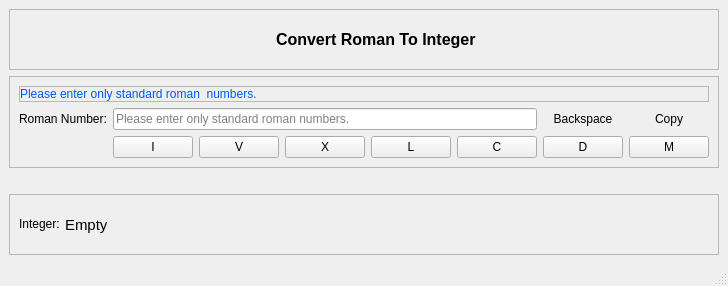
<?xml version="1.0" encoding="UTF-8"?>
<ui version="4.0">
 <class>MainWindow</class>
 <widget class="QMainWindow" name="MainWindow">
  <property name="geometry">
   <rect>
    <x>0</x>
    <y>0</y>
    <width>695</width>
    <height>286</height>
   </rect>
  </property>
  <property name="windowTitle">
   <string>RomanToInteger</string>
  </property>
  <widget class="QWidget" name="centralwidget">
   <layout class="QGridLayout" name="gridLayout_2">
    <item row="2" column="0">
     <spacer name="horizontalSpacer_3">
      <property name="orientation">
       <enum>Qt::Orientation::Horizontal</enum>
      </property>
      <property name="sizeHint" stdset="0">
       <size>
        <width>40</width>
        <height>20</height>
       </size>
      </property>
     </spacer>
    </item>
    <item row="1" column="0">
     <widget class="QFrame" name="frame">
      <property name="frameShape">
       <enum>QFrame::Shape::StyledPanel</enum>
      </property>
      <layout class="QGridLayout" name="gridLayout">
       <item row="4" column="1" colspan="3">
        <layout class="QHBoxLayout" name="horizontalLayout">
         <item>
          <widget class="QPushButton" name="buttonI">
           <property name="toolTip">
            <string>I (Roman Number)</string>
           </property>
           <property name="text">
            <string>I</string>
           </property>
          </widget>
         </item>
         <item>
          <widget class="QPushButton" name="buttonV">
           <property name="toolTip">
            <string>V (Roman Number)</string>
           </property>
           <property name="text">
            <string>V</string>
           </property>
          </widget>
         </item>
         <item>
          <widget class="QPushButton" name="buttonX">
           <property name="toolTip">
            <string>X (Roman Number)</string>
           </property>
           <property name="text">
            <string>X</string>
           </property>
          </widget>
         </item>
         <item>
          <widget class="QPushButton" name="buttonL">
           <property name="toolTip">
            <string>L (Roman Number)</string>
           </property>
           <property name="text">
            <string>L</string>
           </property>
          </widget>
         </item>
         <item>
          <widget class="QPushButton" name="buttonC">
           <property name="toolTip">
            <string>C (Roman Number)</string>
           </property>
           <property name="text">
            <string>C</string>
           </property>
          </widget>
         </item>
         <item>
          <widget class="QPushButton" name="buttonD">
           <property name="toolTip">
            <string>D (Roman Number)</string>
           </property>
           <property name="text">
            <string>D</string>
           </property>
          </widget>
         </item>
         <item>
          <widget class="QPushButton" name="buttonM">
           <property name="toolTip">
            <string>M (Roman Number)</string>
           </property>
           <property name="text">
            <string>M</string>
           </property>
          </widget>
         </item>
        </layout>
       </item>
       <item row="2" column="3">
        <widget class="QPushButton" name="buttonCopyRoman">
         <property name="toolTip">
          <string>Copy Roman Number</string>
         </property>
         <property name="text">
          <string>Copy</string>
         </property>
         <property name="flat">
          <bool>true</bool>
         </property>
        </widget>
       </item>
       <item row="2" column="0">
        <widget class="QLabel" name="label2">
         <property name="toolTip">
          <string>Roman Number</string>
         </property>
         <property name="text">
          <string>Roman Number:</string>
         </property>
        </widget>
       </item>
       <item row="2" column="2">
        <widget class="QPushButton" name="buttonBackspace">
         <property name="toolTip">
          <string>Backspace</string>
         </property>
         <property name="text">
          <string>Backspace</string>
         </property>
         <property name="flat">
          <bool>true</bool>
         </property>
        </widget>
       </item>
       <item row="2" column="1">
        <widget class="QLineEdit" name="romanNumber">
         <property name="toolTip">
          <string>Enter Roman Number</string>
         </property>
         <property name="readOnly">
          <bool>true</bool>
         </property>
         <property name="placeholderText">
          <string>Please enter only standard roman numbers.</string>
         </property>
        </widget>
       </item>
       <item row="0" column="0" colspan="4">
        <widget class="QFrame" name="frame_4">
         <property name="frameShape">
          <enum>QFrame::Shape::StyledPanel</enum>
         </property>
         <property name="frameShadow">
          <enum>QFrame::Shadow::Raised</enum>
         </property>
         <layout class="QHBoxLayout" name="horizontalLayout_4">
          <property name="spacing">
           <number>0</number>
          </property>
          <property name="leftMargin">
           <number>0</number>
          </property>
          <property name="topMargin">
           <number>0</number>
          </property>
          <property name="rightMargin">
           <number>0</number>
          </property>
          <property name="bottomMargin">
           <number>0</number>
          </property>
          <item>
           <widget class="QLabel" name="labelInfo">
            <property name="toolTip">
             <string>&lt;html&gt;&lt;head/&gt;&lt;body&gt;&lt;p&gt;Please enter only standard roman numbers.&lt;/p&gt;&lt;p&gt;&lt;br/&gt;&lt;/p&gt;&lt;p&gt;Standard roman numbers like: III, IV, X, XL&lt;/p&gt;&lt;p&gt;Not standard roman numbers like: IIIII, IVX, XXXXX&lt;/p&gt;&lt;/body&gt;&lt;/html&gt;</string>
            </property>
            <property name="styleSheet">
             <string notr="true">color: rgb(0, 85, 255);</string>
            </property>
            <property name="text">
             <string>Please enter only standard roman  numbers.</string>
            </property>
           </widget>
          </item>
         </layout>
        </widget>
       </item>
      </layout>
     </widget>
    </item>
    <item row="3" column="0">
     <widget class="QFrame" name="frame_2">
      <property name="frameShape">
       <enum>QFrame::Shape::StyledPanel</enum>
      </property>
      <property name="frameShadow">
       <enum>QFrame::Shadow::Plain</enum>
      </property>
      <layout class="QHBoxLayout" name="horizontalLayout_2">
       <item>
        <widget class="QLabel" name="label3">
         <property name="minimumSize">
          <size>
           <width>40</width>
           <height>16</height>
          </size>
         </property>
         <property name="maximumSize">
          <size>
           <width>40</width>
           <height>16</height>
          </size>
         </property>
         <property name="toolTip">
          <string>Integer</string>
         </property>
         <property name="text">
          <string>Integer:</string>
         </property>
        </widget>
       </item>
       <item>
        <widget class="QLabel" name="integerNumber">
         <property name="font">
          <font>
           <pointsize>11</pointsize>
          </font>
         </property>
         <property name="toolTip">
          <string>Integer</string>
         </property>
         <property name="text">
          <string>Empty</string>
         </property>
        </widget>
       </item>
       <item>
        <widget class="QPushButton" name="buttonCopyInteger">
         <property name="minimumSize">
          <size>
           <width>32</width>
           <height>0</height>
          </size>
         </property>
         <property name="maximumSize">
          <size>
           <width>32</width>
           <height>16777215</height>
          </size>
         </property>
         <property name="toolTip">
          <string>Copy Integer</string>
         </property>
         <property name="text">
          <string/>
         </property>
         <property name="flat">
          <bool>true</bool>
         </property>
        </widget>
       </item>
      </layout>
     </widget>
    </item>
    <item row="0" column="0">
     <widget class="QFrame" name="frame_3">
      <property name="frameShape">
       <enum>QFrame::Shape::StyledPanel</enum>
      </property>
      <property name="frameShadow">
       <enum>QFrame::Shadow::Raised</enum>
      </property>
      <layout class="QHBoxLayout" name="horizontalLayout_3">
       <item>
        <spacer name="horizontalSpacer">
         <property name="orientation">
          <enum>Qt::Orientation::Horizontal</enum>
         </property>
         <property name="sizeHint" stdset="0">
          <size>
           <width>40</width>
           <height>20</height>
          </size>
         </property>
        </spacer>
       </item>
       <item>
        <spacer name="horizontalSpacer_4">
         <property name="orientation">
          <enum>Qt::Orientation::Horizontal</enum>
         </property>
         <property name="sizeHint" stdset="0">
          <size>
           <width>40</width>
           <height>20</height>
          </size>
         </property>
        </spacer>
       </item>
       <item>
        <spacer name="horizontalSpacer_5">
         <property name="orientation">
          <enum>Qt::Orientation::Horizontal</enum>
         </property>
         <property name="sizeHint" stdset="0">
          <size>
           <width>40</width>
           <height>20</height>
          </size>
         </property>
        </spacer>
       </item>
       <item>
        <widget class="QLabel" name="label1">
         <property name="font">
          <font>
           <pointsize>12</pointsize>
           <bold>true</bold>
          </font>
         </property>
         <property name="text">
          <string>Convert Roman To Integer</string>
         </property>
        </widget>
       </item>
       <item>
        <spacer name="horizontalSpacer_6">
         <property name="orientation">
          <enum>Qt::Orientation::Horizontal</enum>
         </property>
         <property name="sizeHint" stdset="0">
          <size>
           <width>40</width>
           <height>20</height>
          </size>
         </property>
        </spacer>
       </item>
       <item>
        <spacer name="horizontalSpacer_2">
         <property name="orientation">
          <enum>Qt::Orientation::Horizontal</enum>
         </property>
         <property name="sizeHint" stdset="0">
          <size>
           <width>40</width>
           <height>20</height>
          </size>
         </property>
        </spacer>
       </item>
       <item>
        <widget class="QPushButton" name="buttonAboutQt">
         <property name="minimumSize">
          <size>
           <width>25</width>
           <height>23</height>
          </size>
         </property>
         <property name="maximumSize">
          <size>
           <width>25</width>
           <height>23</height>
          </size>
         </property>
         <property name="text">
          <string/>
         </property>
         <property name="flat">
          <bool>true</bool>
         </property>
        </widget>
       </item>
       <item>
        <widget class="QPushButton" name="buttonAbout">
         <property name="minimumSize">
          <size>
           <width>25</width>
           <height>23</height>
          </size>
         </property>
         <property name="maximumSize">
          <size>
           <width>25</width>
           <height>23</height>
          </size>
         </property>
         <property name="text">
          <string/>
         </property>
         <property name="flat">
          <bool>true</bool>
         </property>
        </widget>
       </item>
      </layout>
     </widget>
    </item>
   </layout>
  </widget>
  <widget class="QMenuBar" name="menubar">
   <property name="geometry">
    <rect>
     <x>0</x>
     <y>0</y>
     <width>695</width>
     <height>22</height>
    </rect>
   </property>
  </widget>
  <widget class="QStatusBar" name="statusbar"/>
 </widget>
 <resources/>
 <connections/>
</ui>
